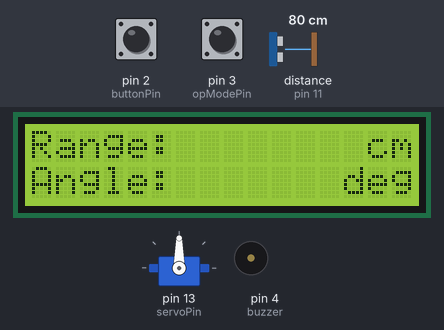
The sketch below on a simulated Arduino Uno, built with avr-gcc and run on an emulated ATmega328P. Shown: servo, 16×2 character LCD, buzzer (waves = sounding). The inputs (shaded band) are chosen by the test bench; at power-on: pin 2 (buttonPin) LOW, distance to the obstacle (sensor on pin 11) 80 cm, pin 3 (opModePin) LOW. The echo pulse lasts 58.3 µs per cm; sleep ends after the set time or at an interrupt; what the sketch prints to the serial monitor is not drawn.

Above: at 1.2 s.
1.3 s: pin 2 (buttonPin) pulled HIGH for 0.15 s
At 1.53 s:
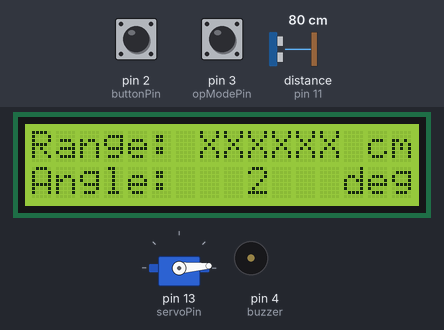
2.0 s: distance to the obstacle (sensor on pin 11) set to 54 cm
4.0 s: distance to the obstacle (sensor on pin 11) set to 45 cm
At 4.18 s:
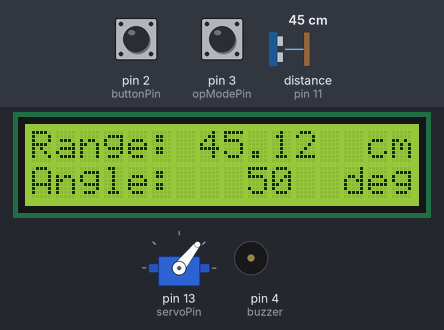
5.7 s: pin 3 (opModePin) pulled HIGH for 0.15 s
At 6.18 s:
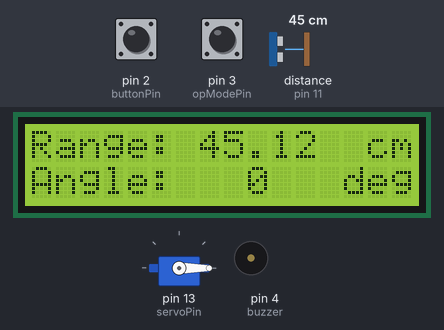
6.4 s: pin 3 (opModePin) pulled HIGH for 1 s
At 7.1 s:
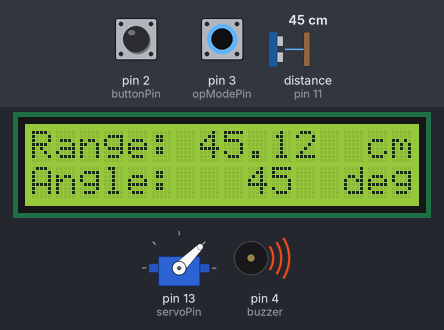
8.0 s: pin 3 (opModePin) pulled HIGH for 0.15 s
At 8.31 s:
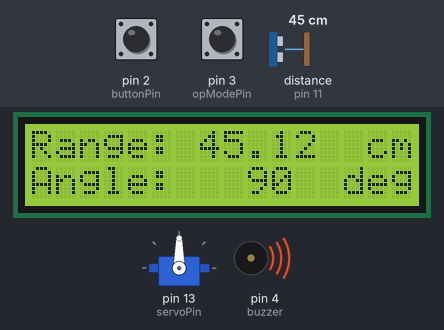
Timing chart, 0 to 9.7 s (numbered marks = the images above; inputs shaded):
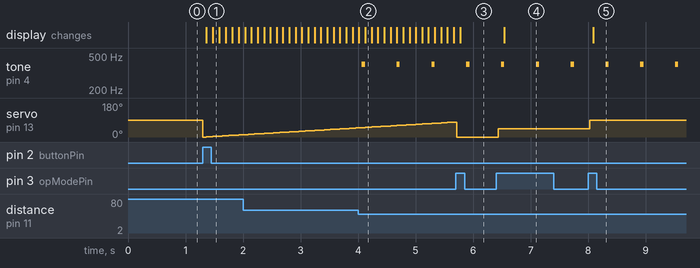

Measured:
- the behaviour switches between 50 and 49 cm on distance to the obstacle (sensor on pin 11) (found by bisection; images 1 and 2)
- after the input at 1.3 s, the display: first changes after 0.06 s (image 1 shows a later state)
- after the input at 4.0 s, tone on pin 4 (buzzer): alternates 400 Hz for 0.06 s and silent for 0.55 s, starting after 0.07 s; the display: first differs from a run without the input after 0.12 s (image 2)
- after the input at 6.4 s, servo on pin 13 (servoPin): 0° → 45° at once; the display: changes after 0.14 s (image 4)
- after the input at 8.0 s, servo on pin 13 (servoPin): 45° → 90° at once; the display: changes after 0.08 s (image 5)

The sketch:

radarMain.ino
```cpp
// inclusions
#include <Servo.h>          // include the servo library
#include <LiquidCrystal.h>  // include LCD library
#include <avr/sleep.h>
#include "lcdFunctions.h"
#include "radarFunctions.h"
#include "interruptFunctions.h"
#include "peripherialsFunctions.h"
#define LCDPowPin A5

// variables and constants
// pins
int servoPin = 13;                                    // define the servo pin
int buttonPin = 2;                                    // define button pin (on/off)
int opModePin = 3;                                    // define button pin (operation mode)
int trig = 12;                                        // trig pin
int echo = 11;                                        // echo pin
int buzzer = 4;                                       // buzzer pin
int rs = 10, en = 9, d4 = 8, d5 = 7, d6 = 6, d7 = 5;  // LCD pins

// servo
Servo radarServo;  // define servo object for radar servo
int posTime = 50;  // define time to remain in position at each agnle

// buttons
volatile boolean onMode = false;     // on/off state
volatile int opMode = 0;             // 0: sweep, opMode = 1,2,3,4: pos = opMode * incrementDeg (45 deg)
volatile unsigned long lastISR = 0;  // time since last ISR
int incrementDeg = 45;               // position incrementation
int debounceTime = 50;               // dbounce time for the buttons

// ultrasonic sensor
float distance;                 // distance from sensor
float thresholdDistance1 = 50;  // threshold to warn about target in range 1 (detection)
float thresholdDistance2 = 10;  // threshold to warn about target in range 2 (critical)
unsigned long lastPrint = 0;    // save last print time
int printInterval = 100;        // time between prints

// buzzer
unsigned long buzzStart = 0;  // Track when the buzzer started
bool isBuzzing = false;       // Track whether the buzzer is active
unsigned long lastBuzz = 0;   // time of last buzz
int rateRange1 = 500;         // range 1 buzz rate
int rateRange2 = 10;          // range 2 buzz rate
int freq = 400;               // buzz sound frequncy
int singleBuzzTime = 20;      // duration of a single buzz

// LCD
LiquidCrystal lcd(rs, en, d4, d5, d6, d7);  // initialize LCD

//----------------------------------------------------------------------------------------------------------------------------------//

void setup() {
  Serial.begin(9600);                                                    // begin serial communication
  attachInterrupt(digitalPinToInterrupt(buttonPin), buttonISR, RISING);  // attach interrupt to button pin (on/off mode)
  attachInterrupt(digitalPinToInterrupt(opModePin), opModeISR, RISING);  // attach interrupt to button pin (operation mode)

  // set pins
  pinMode(buttonPin, INPUT);    // set the interrupt pin as input
  pinMode(trig, OUTPUT);        // set trig pin as output
  pinMode(echo, INPUT);         // set echo pin as input
  pinMode(buzzer, OUTPUT);      // set buzzer pin as output
  radarServo.attach(servoPin);  // attach servo pin to the radar servo

  // LCD inital values
  lcd.begin(16, 2);  //
  LCDPrePrint();     // pre prints for LCD
}

void loop() {

  // sleep mode management
  if (!onMode) {                      // if off
    noTone(buzzer);                   // disable buzeer to avoid buzzing in off mode
    set_sleep_mode(SLEEP_MODE_IDLE);  // set to power-down sleep mode (lowest power consumption)
    sleep_enable();                   // enable sleep mode
    sleep_mode();                     // enter sleep mode (microcontroller)
  } else {                            // if on
    sleep_disable();                  // Disable sleep mode after waking uplcd.noDisplay();
  }


  if (onMode) {                               // if on
    if (opMode == 0) {                        // if opMode is sweep
      for (int pos = 0; pos <= 180; pos++) {  // from 0 to 180 degrees (ccw)
        if (!onMode || opMode != 0) {         // if an interruption happend
          break;                              //
        }                                     //
        driveRadar(pos);                      // rotate radar and take readings
        buzz(distance);                       // buzz according to distance
      }

      for (int pos = 180; pos >= 0; pos--) {  // from 180 to 0 degrees (cw)
        if (!onMode || opMode != 0) {         // if an interruption happend
          break;                              //
        }                                     //
        driveRadar(pos);                      // rotate radar and take readings
        buzz(distance);                       // buzz according to distance
      }
    } else {
      int pos = (opMode - 1) * incrementDeg;
      driveRadar(pos);  // rotate radar and take readings
      buzz(distance);   // buzz according to distance
    }
  }
}
```

interruptFunctions.cpp
```cpp
#include "interruptFunctions.h"

// button interruption service routine
void buttonISR() {
  if (millis() - lastISR > debounceTime) {  // if enough time passed since last interrupt
    onMode = !onMode;                       // toggle on mode
  }                                         //
  lastISR = millis();                       //update last interrupt time
  //Serial.println(onMode);
}

// mode change interruption service routine
void opModeISR() {
  if (onMode) {                               // change operation mode only if the radar is on
    if (millis() - lastISR > debounceTime) {  // if enough time passed since last interrupt
      opMode = (opMode + 1) % 6;              // increment mode or reset to 0 (possible modes: 0-5)
      lastISR = millis();                     //update last interrupt time
      //Serial.println(opMode);                 // print opMode to the serial screen
    }
  }
}
```

interruptFunctions.h
```cpp
#ifndef INTERRUPT_FUNCTIONS_H
#define INTERRUPT_FUNCTIONS_H
#include <Arduino.h>

extern volatile unsigned long lastISR;  // last interrupt time
extern volatile bool onMode;            // import onMode
extern volatile int opMode;             // import opMode
extern int debounceTime;                // import time to debounce

// functions
void buttonISR();
void opModeISR();
#endif
```

peripherialsFunctions.cpp
```cpp
#include "peripherialsFunctions.h"

// buzzer operation function
void buzz(float distance) {
  // Check if the object is in the "warning" range (between thresholdDistance1 and thresholdDistance2)
  if (distance <= thresholdDistance1 && distance > thresholdDistance2) {
    // If the buzzer is not already active and enough time has passed since the last buzz
    if (!isBuzzing && millis() - lastBuzz >= rateRange1) {
      tone(buzzer, freq);           // Turn the buzzer on at the specified frequency
      buzzStart = millis();         // Record the time the buzzer was turned on
      isBuzzing = true;             // Mark the buzzer as active
    }
  }

  // Check if the object is in the "critical" range (below thresholdDistance2)
  else if (distance <= thresholdDistance2) {
    // If the buzzer is not already active and enough time has passed since the last buzz
    if (!isBuzzing && millis() - lastBuzz >= rateRange2) {
      tone(buzzer, freq);           // Turn the buzzer on at the specified frequency
      buzzStart = millis();         // Record the time the buzzer was turned on
      isBuzzing = true;             // Mark the buzzer as active
    }
  }

  // Check if the buzzer has been on for longer than `singleBuzzTime`
  if (isBuzzing && millis() - buzzStart >= singleBuzzTime) {
    noTone(buzzer);                 // Turn the buzzer off
    lastBuzz = millis();            // Update the last buzz time to the current time
    isBuzzing = false;              // Mark the buzzer as inactive
  }
}
```

peripherialsFunctions.h
```cpp
#ifndef PERIPHERIALS_FUNCTIONS_H
#define PERIPHERIALS_FUNCTIONS_H
#include <Arduino.h>

extern int buzzer;
extern unsigned long lastBuzz;    // time of last buzz
extern unsigned long buzzStart;   // Track when the buzzer started
extern bool isBuzzing;            // Track whether the buzzer is active
extern int rateRange1;            // range 1 buzz rate
extern int rateRange2;            // range 2 buzz rate
extern int freq;                  // buzz sound frequncy
extern int singleBuzzTime;        // duration of a single buzz
extern float distance;            // distance from sensor
extern float thresholdDistance1;  // threshold to warn about target in range 1 (detection)
extern float thresholdDistance2;  // threshold to warn about target in range 2 (critical)
// functions
void buzz(float distance);

#endif
```

radarFunctions.cpp
```cpp
#include "radarFunctions.h"

// trigger ultrasonic sensor pulse
void sendTrigPulse() {       // signals the ultrasonic sensor to begin
  digitalWrite(trig, LOW);   // begin from low
  delayMicroseconds(2);      // delaay for clean signal
  digitalWrite(trig, HIGH);  // send high pulse
  delayMicroseconds(10);     // pulse width
  digitalWrite(trig, LOW);   // lower signal back
}

// return distance from readings function
float returnDistance() {
  long duration = pulseIn(echo, HIGH);     // measure high signal on echo duration
  float distance = duration * 0.0344 / 2;  // calculate distance in air
  return distance;
}

// print distance and angle to serial monitor
void printSerialData(int pos, float distance) {
  // Serial.print("Angle: ");                       //
  Serial.print(pos);  // print angle
  // Serial.print("° position: ");                  //
  Serial.print(",");
  Serial.println(distance);  // print distance
}

void driveRadar(int pos) {      // operate the radar
  radarServo.write(pos);        // move to requsted angle
  sendTrigPulse();              // send trigger signal
  distance = returnDistance();  // return distance of object
  delay(posTime);               // wait at this angle for some time
  // print angle and position
  if (millis() - lastPrint >= printInterval && distance <= thresholdDistance1) {        // if an object is in range
    printSerialData(pos, distance);                                                    // print distance and angle to serial monitor
    printLCDData(pos, distance);                                                       // print distance and angle to LCD
    lastPrint = millis();                                                              // update time since last print
  } else if (millis() - lastPrint >= printInterval && distance > thresholdDistance1) {  // if no object is in range
    printSerialData(pos, -1);                                                           // call function with (-1, -1) to print X's
    printLCDData(pos, -1);                                                              // call function with (-1, -1) to print X's
    lastPrint = millis();                                                              // update time since last print
  }
}
```

radarFunctions.h
```cpp
#ifndef RADAR_FUNCTIONS_H
#define RADAR_FUNCTIONS_H
#include <Arduino.h>
#include "lcdFunctions.h"

#include <Servo.h>
extern int trig;                  // trig pin
extern int echo;                  // echo pin
extern int servoPin;              // define the servo pin
extern float distance;            // distance from sensor
extern float thresholdDistance1;  // threshold to warn about target in range
extern unsigned long lastPrint;   // save last print time
extern int printInterval;         // time between prints
extern Servo radarServo;          // define servo object for radar servo
extern int posTime;               // define time to remain in position at each agnle

// functions
void sendTrigPulse();                           // signals the ultrasonic sensor to begins
float returnDistance();                         // return distance from readings function
void printSerialData(int pos, float distance);  // print distance and angle to serial monitor
void driveRadar(int pos);                       // operate the radar

#endif  // LCD_FUNCTIONS_H
```

lcdFunctions.cpp
```cpp
#include "lcdFunctions.h"

// Preprint static text on the LCD
void LCDPrePrint() {
  lcd.setCursor(0, 0);
  lcd.print("Range:");
  lcd.setCursor(14, 0);
  lcd.print("cm");
  lcd.setCursor(0, 1);
  lcd.print("Angle:");
  lcd.setCursor(13, 1);
  lcd.print("deg");
}

// Print distance and angle to the LCD
void printLCDData(int pos, float distance) {
  if (pos >= 0 && distance >= 0) {  // Object is in range
    lcd.setCursor(7, 0);            // go to slot 1
    lcd.print("      ");            // clear slot 1
    lcd.setCursor(7, 0);            // go to slot 1
    lcd.print(distance);            // print range in slot 1
                                    //
    lcd.setCursor(9, 1);            // go to slot 2
    lcd.print("   ");               // clear slot 2
    lcd.setCursor(9, 1);            // go to slot 2
    lcd.print(pos);                 // print angle in slot 2
  } else {                          // No object in range
    lcd.setCursor(7, 0);            // go to slot 1
    lcd.print("XXXXXX");            // Print "XXXXXX" for range
    lcd.setCursor(9, 1);            // go to slot 2
    lcd.print("   ");               // clear slot 2
    lcd.setCursor(9, 1);            // go to slot 2
    lcd.print(pos);                 // print angle in slot 2
  }
}
```

lcdFunctions.h
```cpp
#ifndef LCD_FUNCTIONS_H
#define LCD_FUNCTIONS_H

#include <LiquidCrystal.h>

// Declare the `lcd` object as external to be shared across files
extern LiquidCrystal lcd;

// Function prototypes
void LCDPrePrint();
void printLCDData(int pos, float distance);

#endif // LCD_FUNCTIONS_H
```
